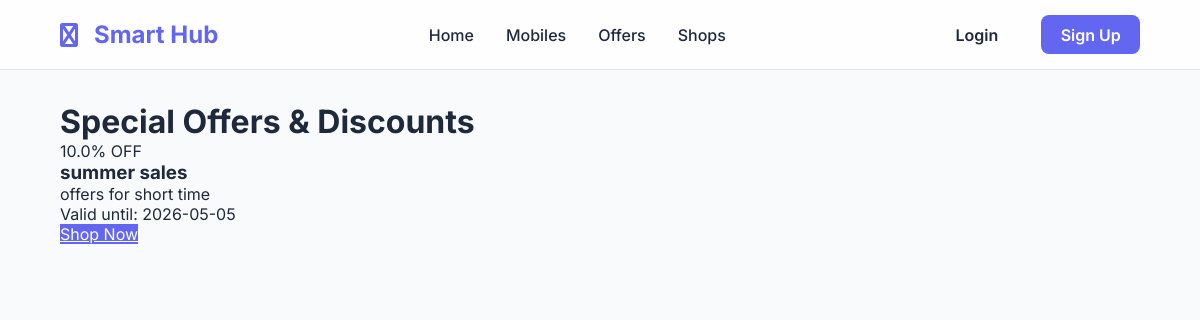
Screenshot of /offers with the database file from the repository.
### tables this page shows
CREATE TABLE offer (
            id INTEGER PRIMARY KEY AUTOINCREMENT,
            title TEXT NOT NULL,
            description TEXT,
            discount_percent REAL NOT NULL,
            valid_until TEXT
        );

### app.py (the view)
@app.route('/offers')
def offers():
    offers_list = g.db.execute("SELECT * FROM offer ORDER BY id DESC").fetchall()
    return render_template('public/offers.html', offers=offers_list)

### app.py (called while the page is built)
@app.before_request
def before_request():
    g.db = get_db_connection()
    if request.path.startswith('/admin') and request.path != '/admin/login':
        if 'admin_logged_in' not in session:
            return redirect(url_for('admin_login'))

@app.teardown_request
def teardown_request(exception):
    db = getattr(g, 'db', None)
    if db is not None:
        db.close()

### database.py (called while the page is built)
def get_db_connection():
    conn = sqlite3.connect(DB_NAME)
    conn.row_factory = sqlite3.Row
    return conn

### templates/public/offers.html (shortened to what this page needs)
{% extends "base.html" %}
{% block content %}
<div class="container mt-4 mb-4">
    <h1 class="page-title">Special Offers & Discounts</h1>
    <div class="offers-grid mt-4">
        {% for offer in offers %}
        <div class="offer-card">
            <div class="offer-discount">{{ offer.discount_percent }}% OFF</div>
            <div class="offer-details">
                <h3>{{ offer.title }}</h3>
                <p>{{ offer.description }}</p>
                <p class="offer-validity">Valid until: {{ offer.valid_until }}</p>
                <a href="{{ url_for('mobiles') }}" class="btn-primary mt-2">Shop Now</a>
            </div>
        </div>
        {% endfor %}
    </div>
</div>
{% endblock %}

### static/css/style.css (style rules this page uses)
:root { --primary-color: #6366f1; --primary-hover: #4f46e5; --secondary-color: #f43f5e; --bg-light: #f8fafc; --bg-dark: #0f172a; --card-light: #ffffff; --card-dark: #1e293b; --text-light: #1e293b; --text-dark: #f8fafc; --sidebar-width: 260px; --transition-speed: 0.3s; --glass-bg: rgba(255, 255, 255, 0.1); --glass-border: rgba(255, 255, 255, 0.2); }
[data-theme="light"] { --bg-color: var(--bg-light); --card-bg: var(--card-light); --text-color: var(--text-light); --sidebar-bg: #ffffff; --navbar-bg: rgba(255, 255, 255, 0.8); --border-color: #e2e8f0; }
* { margin: 0; padding: 0; box-sizing: border-box; font-family: 'Inter', sans-serif; }
body { background-color: var(--bg-color); color: var(--text-color); transition: background-color var(--transition-speed), color var(--transition-speed); overflow-x: hidden; }
.btn-primary { background: var(--primary-color); color: white; }

### rows the page displays
offer: discount_percent "10.0", title "summer sales", description "offers for short time", valid_until "2026-05-05"
